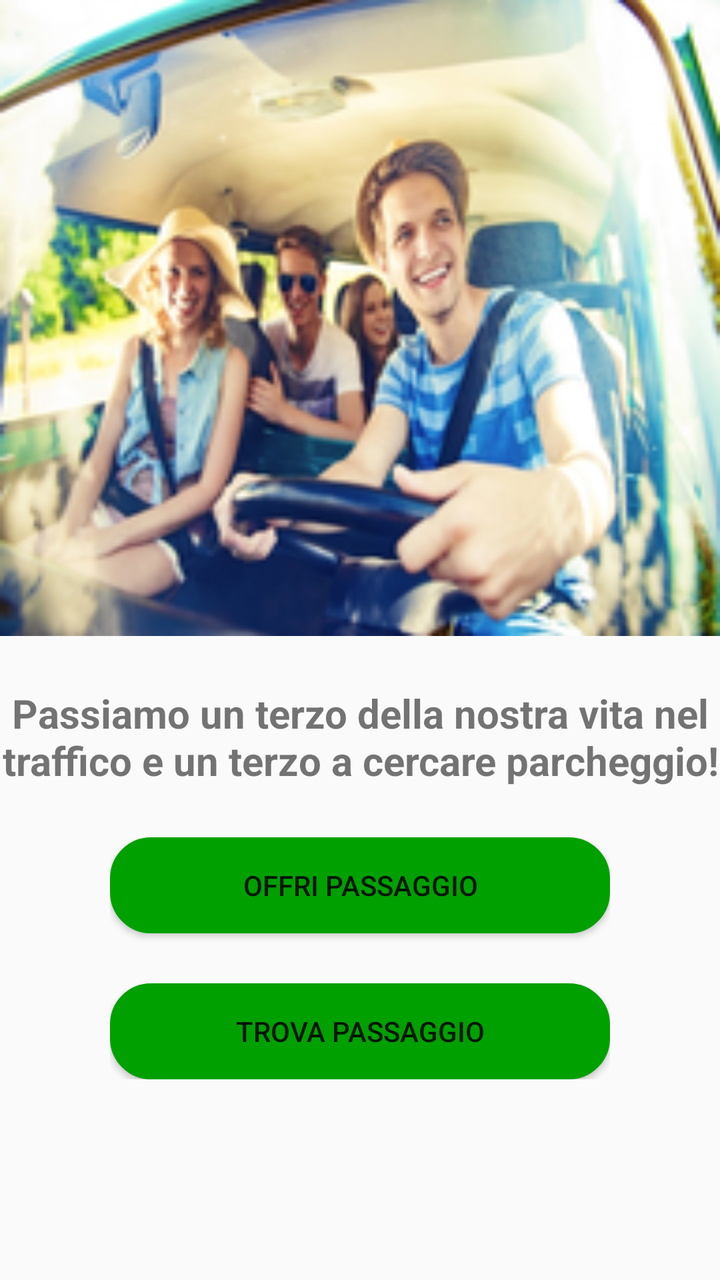
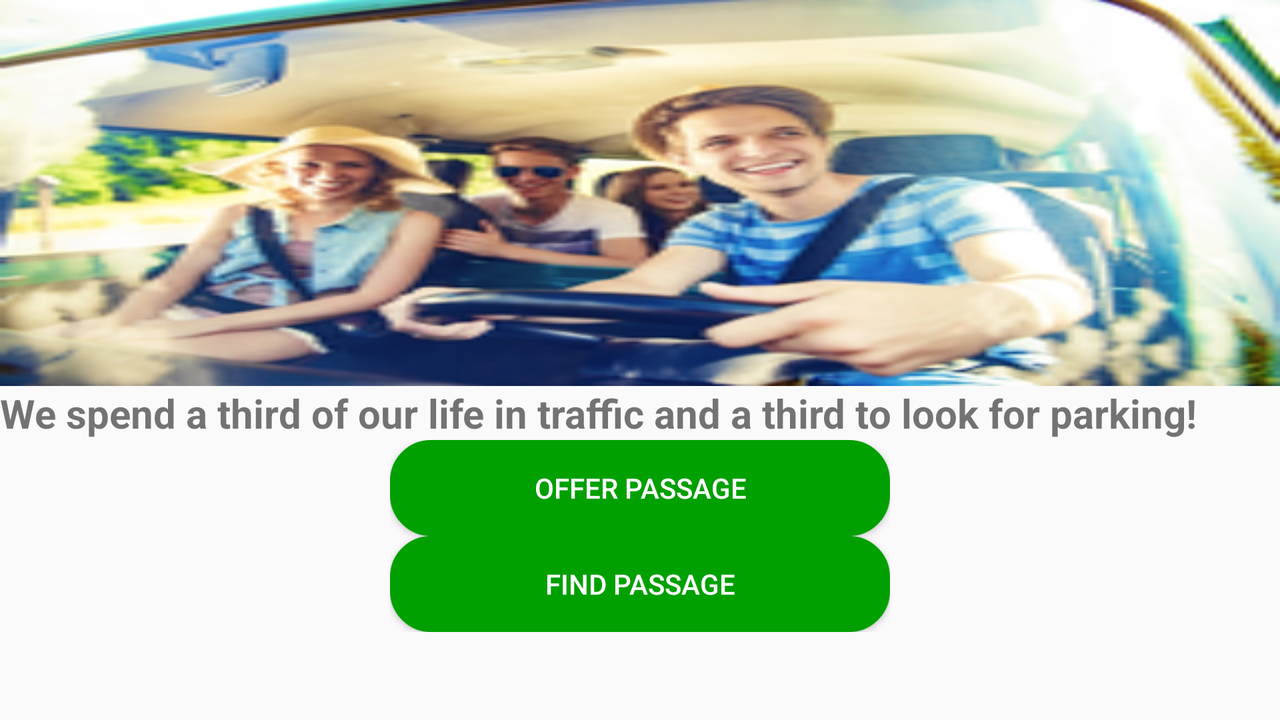

One screen, two layout resources from the same app: the default and the repository's alternative for another configuration. Each is rendered where Android would select it; the XML of both is given below.
<!-- AndroidManifest.xml: application theme AppTheme -->
<!-- res/layout/fragment_home.xml -->
<?xml version="1.0" encoding="utf-8"?>
<LinearLayout
    xmlns:android="http://schemas.android.com/apk/res/android"
    xmlns:app="http://schemas.android.com/apk/res-auto"
    xmlns:tools="http://schemas.android.com/tools"
    android:layout_width="match_parent"
    android:layout_height="match_parent"
    android:orientation="vertical"
    android:id="@+id/principale"
    tools:context=".Fragment.HomeFragment">

    <LinearLayout
        android:layout_width="match_parent"
        android:layout_height="293dp"
        android:layout_weight="1"
        android:background="@drawable/immagine"></LinearLayout>


    <LinearLayout
        android:layout_width="match_parent"
        android:layout_height="wrap_content"
        android:layout_weight="1"></LinearLayout>


    <LinearLayout
        android:layout_width="match_parent"
        android:layout_height="wrap_content"
        android:orientation="vertical"
        android:layout_weight="1"
        android:layout_gravity="center">
    <TextView
        android:id="@+id/textView"
        android:layout_width="wrap_content"
        android:layout_height="wrap_content"
        android:layout_centerVertical="true"
        android:color="@color/colore_testo"
        android:text="Passiamo un terzo della nostra vita nel traffico e un terzo a cercare parcheggio!"
        android:textAlignment="center"
        android:textSize="20sp"
        android:textStyle="bold" />



    </LinearLayout>

    <LinearLayout
        android:layout_width="match_parent"
        android:layout_height="wrap_content"
        android:layout_weight="0"></LinearLayout>

    <LinearLayout
        android:layout_width="wrap_content"
        android:layout_height="wrap_content"
        android:layout_weight="1"
        android:orientation="vertical"
        android:layout_gravity="center">
        <Button
            android:id="@+id/offriPassaggio"
            android:layout_width="250dp"
            android:layout_height="wrap_content"
            android:background="@drawable/button_shape_normal"
            android:backgroundTint="@color/tint_botton"
            android:text="Offri Passaggio"

            />

        <LinearLayout
            android:layout_width="match_parent"
            android:layout_height="wrap_content"
            android:layout_weight="1"></LinearLayout>
        <Button
            android:id="@+id/TrovaPassaggio"
            android:layout_width="250dp"
            android:layout_height="wrap_content"

            android:layout_above="@+id/button2"
            android:background="@drawable/button_shape_normal"
            android:backgroundTint="@color/tint_botton"
            android:text="Trova Passaggio"
            />


    </LinearLayout>


    <LinearLayout
        android:layout_width="match_parent"
        android:layout_height="wrap_content"
        android:layout_weight="4"></LinearLayout>


</LinearLayout>
<!-- resources referenced by this layout -->
<resources>
  <color name="colore_testo">#000000</color>
  <!-- drawable button_shape_normal (drawable) -->
  <?xml version="1.0" encoding="utf-8"?>
  <shape xmlns:android="http://schemas.android.com/apk/res/android"
      android:shape="rectangle">
      <corners android:radius="@dimen/button_corners_width"/>
      <solid android:color="@color/button_ot_pressed_color"/>
      <stroke
          android:color="@color/blank"
          android:width="@dimen/botton_stroke_whidth"/>
  
  </shape>
  <!-- drawable immagine: png bitmap (drawable-hdpi, 12422 bytes) -->
  <style name="AppTheme" parent="Theme.AppCompat.Light.DarkActionBar">
          
          <item name="colorPrimary">@color/colorPrimary</item>
          <item name="colorPrimaryDark">@color/colorPrimaryDark</item>
          <item name="colorAccent">@color/colorAccent</item>
  
      </style>
  <dimen name="button_corners_width">20dp</dimen>
  <color name="button_ot_pressed_color">#006000</color>
  <color name="blank">#001000</color>
  <dimen name="botton_stroke_whidth">1dp</dimen>
  <color name="colorPrimary">#3F51B5</color>
  <color name="colorPrimaryDark">#303F9F</color>
  <color name="colorAccent">#FF4081</color>
</resources>
<!-- res/layout-land/fragment_home.xml (the repository's variant of the layout above) -->
<!-- drawn on the phone turned sideways -->
<?xml version="1.0" encoding="utf-8"?>
<ScrollView
    xmlns:android="http://schemas.android.com/apk/res/android"
    xmlns:app="http://schemas.android.com/apk/res-auto"
    xmlns:tools="http://schemas.android.com/tools"
    android:layout_width="match_parent"
    android:layout_height="match_parent"
    android:orientation="vertical"
    android:id="@+id/principale"
    tools:context=".Fragment.HomeFragment">

    <LinearLayout
        android:layout_width="match_parent"
        android:layout_height="match_parent"
        android:orientation="vertical">

    <LinearLayout
        android:layout_width="match_parent"
        android:layout_height="193dp"
        android:layout_weight="1"
        android:background="@drawable/immagine"></LinearLayout>


    <LinearLayout
        android:layout_width="match_parent"
        android:layout_height="wrap_content"
        android:layout_weight="1"></LinearLayout>


    <LinearLayout
        android:layout_width="match_parent"
        android:layout_height="wrap_content"
        android:orientation="vertical"
        android:layout_weight="1"
        android:layout_gravity="center">
        <TextView
            android:id="@+id/textView"
            android:layout_width="wrap_content"
            android:layout_height="wrap_content"
            android:layout_centerVertical="true"
            android:color="@color/colore_testo"
            android:text="@string/Citazione"
            android:textAlignment="center"
            android:textSize="20sp"
            android:textStyle="bold" />



    </LinearLayout>

    <LinearLayout
        android:layout_width="match_parent"
        android:layout_height="wrap_content"
        android:layout_weight="0"></LinearLayout>

    <LinearLayout
        android:layout_width="wrap_content"
        android:layout_height="wrap_content"
        android:layout_weight="1"
        android:orientation="vertical"
        android:layout_gravity="center">
        <Button
            android:id="@+id/offriPassaggio"
            android:layout_width="250dp"
            android:layout_height="wrap_content"
            android:background="@drawable/button_shape_normal"
            android:backgroundTint="@color/tint_botton"
            android:text="@string/OffriPassaggio"
            android:textColor="@color/etichettabottoni"

            />

        <LinearLayout
            android:layout_width="match_parent"
            android:layout_height="wrap_content"
            android:layout_weight="1"></LinearLayout>
        <Button
            android:id="@+id/TrovaPassaggio"
            android:layout_width="250dp"
            android:layout_height="wrap_content"
            android:textColor="@color/etichettabottoni"
            android:layout_above="@+id/button2"
            android:background="@drawable/button_shape_normal"
            android:backgroundTint="@color/tint_botton"
            android:text="@string/TrovaPassaggio"
            />


    </LinearLayout>


    <LinearLayout
        android:layout_width="match_parent"
        android:layout_height="wrap_content"
        android:layout_weight="4"></LinearLayout>


    </LinearLayout>

</ScrollView>
<!-- resources referenced by the variant -->
<!-- as the phone turned sideways resolves them -->
<resources>
  <color name="colore_testo">#000000</color>
  <color name="etichettabottoni">#ffffff</color>
  <!-- drawable button_shape_normal (drawable) -->
  <?xml version="1.0" encoding="utf-8"?>
  <shape xmlns:android="http://schemas.android.com/apk/res/android"
      android:shape="rectangle">
      <corners android:radius="@dimen/button_corners_width"/>
      <solid android:color="@color/button_ot_pressed_color"/>
      <stroke
          android:color="@color/blank"
          android:width="@dimen/botton_stroke_whidth"/>
  
  </shape>
  <!-- drawable immagine: png bitmap (drawable-hdpi, 12422 bytes) -->
  <string name="Citazione">"We spend a third of our life in traffic and a third to look for parking!"</string>
  <string name="OffriPassaggio">Offer passage</string>
  <string name="TrovaPassaggio">Find passage</string>
  <style name="AppTheme" parent="Theme.AppCompat.Light.DarkActionBar">
          
          <item name="colorPrimary">@color/colorPrimary</item>
          <item name="colorPrimaryDark">@color/colorPrimaryDark</item>
          <item name="colorAccent">@color/colorAccent</item>
  
      </style>
  <dimen name="button_corners_width">20dp</dimen>
  <color name="button_ot_pressed_color">#006000</color>
  <color name="blank">#001000</color>
  <dimen name="botton_stroke_whidth">1dp</dimen>
  <color name="colorPrimary">#3F51B5</color>
  <color name="colorPrimaryDark">#303F9F</color>
  <color name="colorAccent">#FF4081</color>
</resources>
